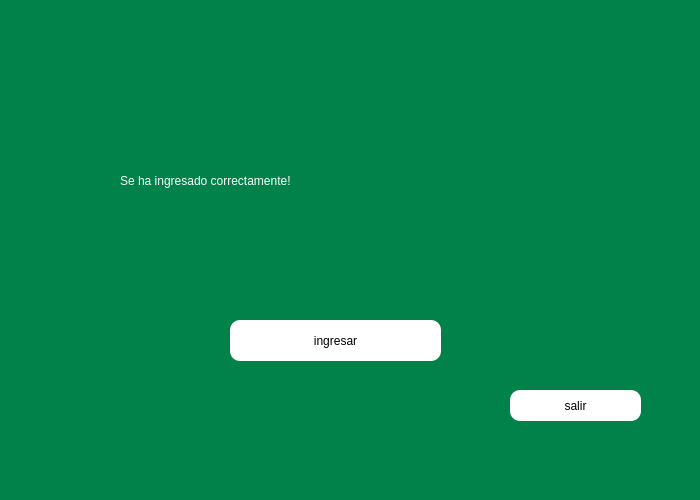
<?xml version="1.0" encoding="UTF-8"?>
<ui version="4.0">
 <class>MainWindow</class>
 <widget class="QMainWindow" name="MainWindow">
  <property name="geometry">
   <rect>
    <x>0</x>
    <y>0</y>
    <width>700</width>
    <height>500</height>
   </rect>
  </property>
  <property name="minimumSize">
   <size>
    <width>700</width>
    <height>500</height>
   </size>
  </property>
  <property name="maximumSize">
   <size>
    <width>700</width>
    <height>700</height>
   </size>
  </property>
  <property name="windowTitle">
   <string>MainWindow</string>
  </property>
  <property name="styleSheet">
   <string notr="true">background-color: qlineargradient(spread:pad, x1:0, y1:0, x2:1, y2:1, stop:0 rgba(0, 130, 74, 255), stop:1 rgba(255, 255, 255, 255));
background-color: qlineargradient(spread:pad, x1:1, y1:1, x2:1, y2:1, stop:0 rgba(0, 130, 74, 255), stop:1 rgba(255, 255, 255, 255));</string>
  </property>
  <widget class="QWidget" name="centralwidget">
   <widget class="QLabel" name="label">
    <property name="geometry">
     <rect>
      <x>120</x>
      <y>140</y>
      <width>571</width>
      <height>81</height>
     </rect>
    </property>
    <property name="styleSheet">
     <string notr="true">font: 16pt &quot;MS Shell Dlg 2&quot;;
color : white;</string>
    </property>
    <property name="text">
     <string>Se ha ingresado correctamente!</string>
    </property>
   </widget>
   <widget class="QPushButton" name="pushButton">
    <property name="geometry">
     <rect>
      <x>230</x>
      <y>320</y>
      <width>211</width>
      <height>41</height>
     </rect>
    </property>
    <property name="styleSheet">
     <string notr="true">background-color: rgb(255, 255, 255);
font: 14pt &quot;MS Shell Dlg 2&quot;;
border-radius: 10px;</string>
    </property>
    <property name="text">
     <string>ingresar</string>
    </property>
   </widget>
   <widget class="QPushButton" name="pushButton_2">
    <property name="geometry">
     <rect>
      <x>510</x>
      <y>390</y>
      <width>131</width>
      <height>31</height>
     </rect>
    </property>
    <property name="styleSheet">
     <string notr="true">background-color: rgb(255, 255, 255);
font: 14pt &quot;MS Shell Dlg 2&quot;;
border-radius: 10px;
</string>
    </property>
    <property name="text">
     <string>salir</string>
    </property>
   </widget>
  </widget>
  <widget class="QMenuBar" name="menubar">
   <property name="geometry">
    <rect>
     <x>0</x>
     <y>0</y>
     <width>700</width>
     <height>26</height>
    </rect>
   </property>
  </widget>
  <widget class="QStatusBar" name="statusbar"/>
 </widget>
 <resources/>
 <connections/>
</ui>
